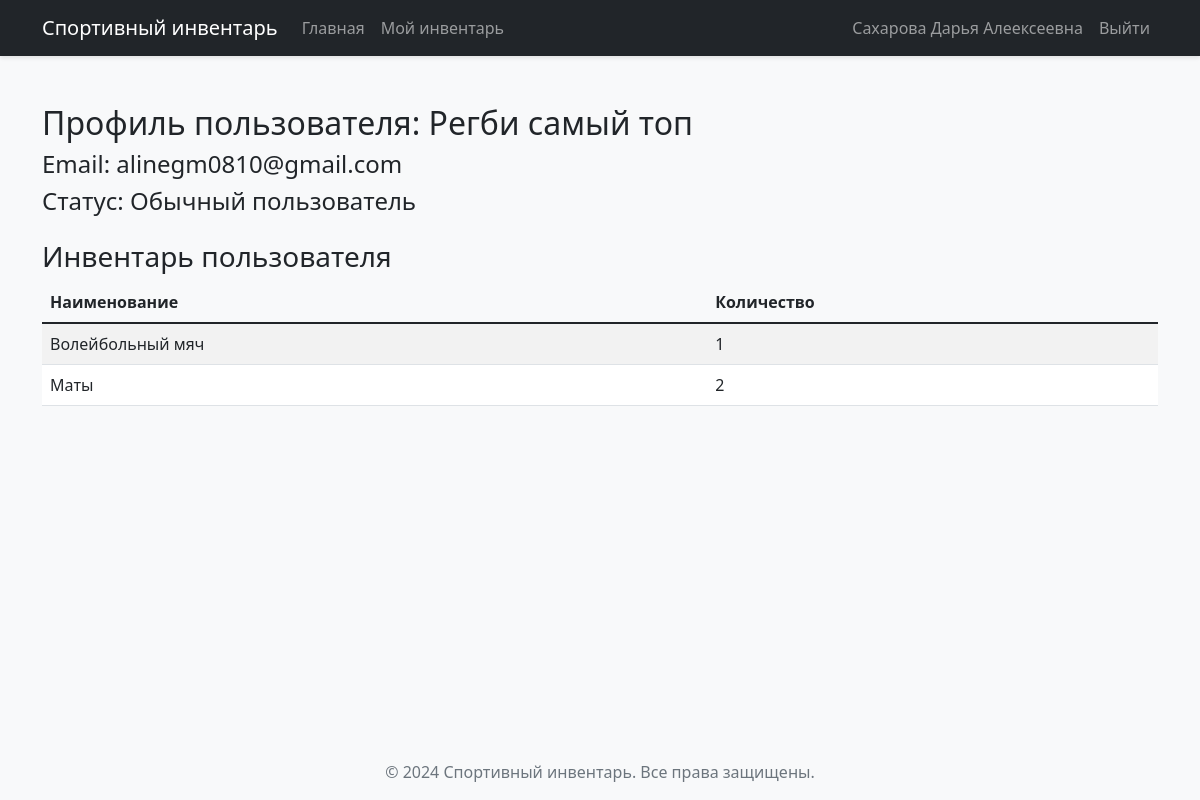
/profile/3 (signed in), run on the app's committed database.
### models.py (models this page shows)
class User(db.Model, UserMixin):
    __tablename__ = 'users'
    id = db.Column(db.Integer(), primary_key=True, unique=True, nullable=False)
    username = db.Column(db.String(64), nullable=False, unique=True)
    email = db.Column(db.String(128), nullable=False, unique=True)
    password = db.Column(db.String(64), nullable=False)
    admin = db.Column(db.Boolean, default=False)
    profile_picture = db.Column(db.String(128), nullable=True)

class Equipment(db.Model):
    __tablename__ = 'equipment'
    equipment_id = db.Column(db.Integer(), db.ForeignKey(
        'storage.id'), primary_key=True)
    user_id = db.Column(db.Integer(), db.ForeignKey(
        'users.id'), primary_key=True)
    count = db.Column(db.Integer(), default=1)
    __table_args__ = (db.UniqueConstraint(
        'equipment_id', 'user_id', name='uq_equipment_user'),)
    storage = db.relationship('Storage', backref='equipment')

class Storage(db.Model):
    __tablename__ = 'storage'
    id = db.Column(db.Integer(), primary_key=True, nullable=False)
    name = db.Column(db.String(64), nullable=False)
    count = db.Column(db.Integer())

### app.py (the view)
@app.route("/profile/<int:user_id>")
@login_required
def user_profile(user_id):
    user = User.query.get_or_404(user_id)
    user_equipment = Equipment.query.filter_by(user_id=user.id).all()
    return render_template("user_profile.html", user=user, equipment=user_equipment)

### app.py (called while the page is built)
@login_manager.user_loader
def load_user(user_id):
    return User.query.get(int(user_id))

### templates/user_profile.html (shortened to what this page needs)
{% extends "base.html" %}
{% block content %}
<div class="container mt-4">
    <h2>Профиль пользователя: {{ user.username }}</h2>
    <h4>Email: {{ user.email }}</h4>
    <h4>Статус: {{ 'Администратор' if user.admin else 'Обычный пользователь' }}</h4>
    <h3 class="mt-4">Инвентарь пользователя</h3>
    <div class="table-responsive">
        <table class="table table-striped table-hover">
            <thead class="thead-dark">
                <tr>
                    <th>Наименование</th>
                    <th>Количество</th>
                </tr>
            </thead>
            <tbody>
                {% for item in equipment %}
                <tr>
                    <td>{{ item.storage.name }}</td>
                    <td>{{ item.count }}</td>
                </tr>
                {% endfor %}
            </tbody>
        </table>
    </div>
</div>
{% endblock %}

### templates/base.html (shortened to what this page needs)
<!DOCTYPE html>
<html lang="ru">
<head>
    <link href="https://cdn.jsdelivr.net/npm/bootstrap@5.1.3/dist/css/bootstrap.min.css" rel="stylesheet">
    <link rel="stylesheet" href="{{ url_for('static', filename='css/style.css') }}">
</head>
<body>
    <nav class="navbar navbar-expand-lg navbar-dark bg-dark">
        <div class="container">
            <a class="navbar-brand" href="{{ url_for('get_data') }}">Спортивный инвентарь</a>
            <div class="collapse navbar-collapse" id="navbarNav">
                <ul class="navbar-nav me-auto">
                    <li class="nav-item">
                        <a class="nav-link" href="{{ url_for('get_data') }}">Главная</a>
                    </li>
                    {% if current_user.is_authenticated and not current_user.admin %}
                    <li class="nav-item">
                        <a class="nav-link" href="{{ url_for('my_inventory') }}">Мой инвентарь</a>
                    </li>
                    {% endif %}
                </ul>
                <ul class="navbar-nav">
                    {% if current_user.is_authenticated %}
                    <li class="nav-item">
                        <a class="nav-link" href="{{ url_for('profile') }}">
                            {{ current_user.username }}
                        </a>
                    </li>
                    <li class="nav-item">
                        <a class="nav-link" href="{{ url_for('logout') }}">Выйти</a>
                    </li>
                    {% endif %}
                </ul>
            </div>
        </div>
    </nav>
    <main class="py-4">
        {% block content %}
        {% endblock %}
    </main>
    <footer class="footer mt-auto py-3 bg-light">
        <div class="container text-center">
            <span class="text-muted">© 2024 Спортивный инвентарь. Все права защищены.</span>
        </div>
    </footer>
</body>
</html>

### static/css/style.css (style rules this page uses)
body { min-height: 100vh; display: flex; flex-direction: column; background-color: #f8f9fa; }
main { flex: 1; }
.footer { margin-top: auto; }
.table { background-color: #fff; }
.table thead { background-color: #f8f9fa; }
.navbar { box-shadow: 0 2px 4px rgba(0, 0, 0, 0.1); }

### data on the page
User: username "Сахарова Дарья Алеексеевна"
User: username "Регби самый топ", email "alinegm0810@gmail.com", admin "Обычный пользователь"
Equipment: storage.name "Волейбольный мяч", count "1"
Equipment: storage.name "Маты", count "2"
